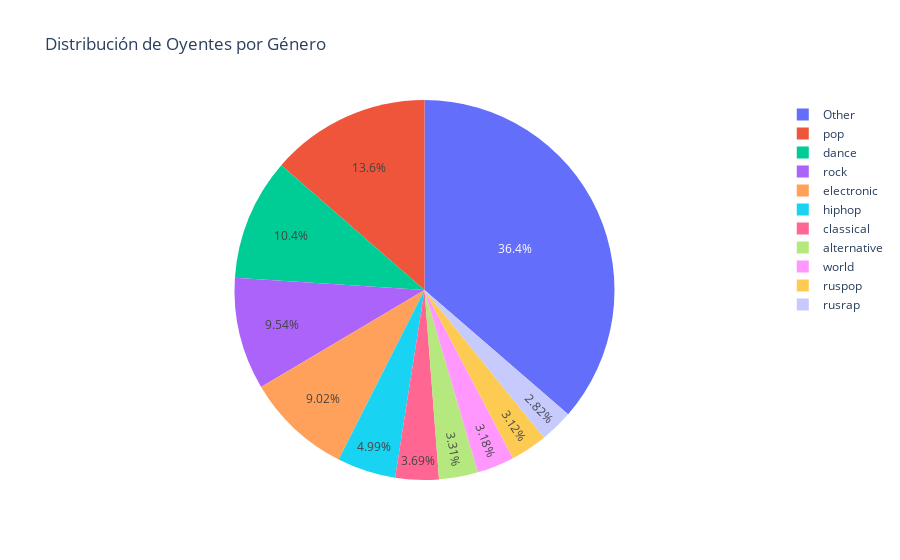

The notebook cell saved with this chart:
### Code cell
# Crear el gráfico de pastel
fig = px.pie(
    top_genres10,                     # DataFrame con los datos
    names='genre',                  # La columna para las categorías (géneros)
    values='listeners',             # La columna para los valores (oyentes)
    title='Distribución de Oyentes por Género'  # Título del gráfico
)
# Mostrar el gráfico
fig.show()

### Figure 1 — Plotly figure (JSON) as saved in the notebook; plotly's stock layout.template omitted (floating-point values rounded to 4 significant figures)
{"data": [{"domain": {"x": [0, 1], "y": [0, 1]}, "hovertemplate": "genre=%{label}<br>listeners=%{value}<extra></extra>", "labels": ["Other", "alternative", "classical", "dance", "electronic", "hiphop", "pop", "rock", "ruspop", "rusrap", "world"], "legendgroup": "", "name": "", "showlegend": true, "type": "pie", "values": [22269, 2028, 2262, 6367, 5522, 3056, 8323, 5844, 1910, 1725, 1947]}], "layout": {"legend": {"tracegroupgap": 0}, "title": {"text": "Distribución de Oyentes por Género"}}}
